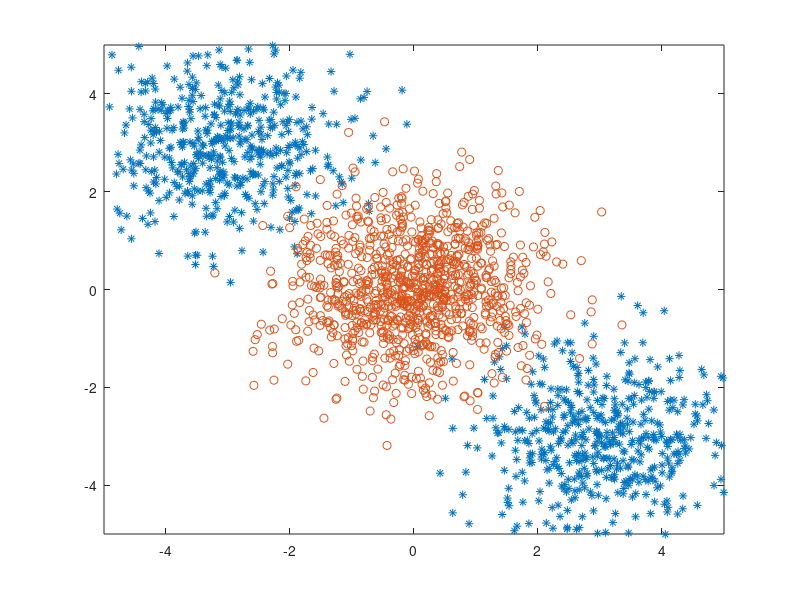

The MATLAB source for this figure: (Note: this script raises an error after producing the figure.)
clear all;
close all;

N=1000;
for i=1:N/2
    x1(1,i)=-3.0+randn(1);
    x1(2,i)= 3.0+randn(1);
end;
for i=N/2+1:N
    x1(1,i)=3+randn(1);
    x1(2,i)= -3+randn(1);
end;

for i=1:N
    x2(1,i)=0+randn(1);
    x2(2,i)=0+randn(1);
end;

% x1 = [];
% x2 = [];
% 
% [ label, data ] = stpReadSvmData( 'fourclass_scale.txt');
% for i = 1 : length(label)
%     switch (label(i) )
%         case 1
%             x1 = [x1, data(i, :)'];
%         case -1
%             x2 = [x2, data(i, :)'];
%     end
% end

plot(x1(1,:),x1(2,:),'*',x2(1,:),x2(2,:),'o');
axis([-5 5 -5 5]);

% one_vector = ones(N, 1);
n1 = length(x1);
n2 = length(x2);
training_label_vector = [ones(n1, 1); 2*ones(n2, 1)];
training_instance_matrix  = [x1, x2]';
model = libsvmtrain(training_label_vector, training_instance_matrix, '-c 2 -t 2');

M=500;
x11=linspace(-5,5,M);
x12=linspace(-5,5,M);
[x11,x12]=meshgrid(x11,x12);

NM = M*M;
label = ones(NM, 1);
val = [reshape(x11, NM,1), reshape(x12, NM,1)];
[predict_label, accuracy, dec_values] = libsvmpredict(label, val, model);
result = cell(2, 1);

% for i = 1 : NM
%     switch( predict_label(i) )
%         case 1
%             result{1} = [result{1}, val(i, :)'];
%         case 2
%             result{2} = [result{2}, val(i, :)'];
%     end
% end

figure;
stpPaint2DResult(training_label_vector, training_instance_matrix, predict_label, M, M, -5, 5, -5, 5)

% image = 
% 
% figure;
% plot(result{1}(1,:),result{1}(2,:),'*',...
%     result{2}(1,:),result{2}(2, :),'o');